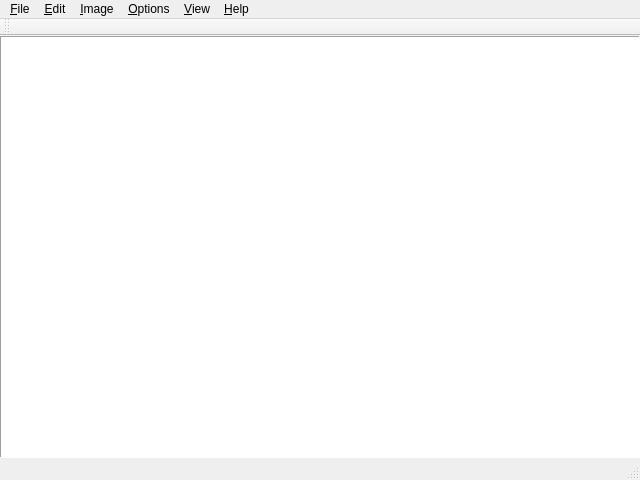
<?xml version="1.0" encoding="UTF-8"?>
<ui version="4.0">
 <class>MainWindow</class>
 <widget class="QMainWindow" name="MainWindow">
  <property name="geometry">
   <rect>
    <x>0</x>
    <y>0</y>
    <width>640</width>
    <height>480</height>
   </rect>
  </property>
  <property name="minimumSize">
   <size>
    <width>0</width>
    <height>0</height>
   </size>
  </property>
  <property name="windowTitle">
   <string>ClassicImageViewer</string>
  </property>
  <property name="windowIcon">
   <iconset resource="../resources/res.qrc">
    <normaloff>:/pixmaps/pixmaps/logo.png</normaloff>:/pixmaps/pixmaps/logo.png</iconset>
  </property>
  <widget class="QWidget" name="centralWidget">
   <layout class="QVBoxLayout" name="verticalLayout">
    <property name="leftMargin">
     <number>0</number>
    </property>
    <property name="topMargin">
     <number>0</number>
    </property>
    <property name="rightMargin">
     <number>0</number>
    </property>
    <property name="bottomMargin">
     <number>0</number>
    </property>
    <item>
     <widget class="DisplayWidget" name="displayWidget">
      <property name="frameShape">
       <enum>QFrame::Panel</enum>
      </property>
     </widget>
    </item>
   </layout>
  </widget>
  <widget class="QMenuBar" name="menuBar">
   <property name="geometry">
    <rect>
     <x>0</x>
     <y>0</y>
     <width>640</width>
     <height>21</height>
    </rect>
   </property>
   <property name="nativeMenuBar">
    <bool>false</bool>
   </property>
   <widget class="QMenu" name="menuFile">
    <property name="title">
     <string>&amp;File</string>
    </property>
   </widget>
   <widget class="QMenu" name="menuEdit">
    <property name="title">
     <string>&amp;Edit</string>
    </property>
   </widget>
   <widget class="QMenu" name="menuImage">
    <property name="title">
     <string>&amp;Image</string>
    </property>
   </widget>
   <widget class="QMenu" name="menuOptions">
    <property name="title">
     <string>&amp;Options</string>
    </property>
   </widget>
   <widget class="QMenu" name="menuView">
    <property name="title">
     <string>&amp;View</string>
    </property>
   </widget>
   <widget class="QMenu" name="menuHelp">
    <property name="title">
     <string>&amp;Help</string>
    </property>
   </widget>
   <addaction name="menuFile"/>
   <addaction name="menuEdit"/>
   <addaction name="menuImage"/>
   <addaction name="menuOptions"/>
   <addaction name="menuView"/>
   <addaction name="menuHelp"/>
  </widget>
  <widget class="QToolBar" name="toolBar">
   <property name="enabled">
    <bool>true</bool>
   </property>
   <property name="minimumSize">
    <size>
     <width>0</width>
     <height>0</height>
    </size>
   </property>
   <property name="movable">
    <bool>true</bool>
   </property>
   <property name="allowedAreas">
    <set>Qt::BottomToolBarArea|Qt::TopToolBarArea</set>
   </property>
   <property name="iconSize">
    <size>
     <width>24</width>
     <height>24</height>
    </size>
   </property>
   <property name="floatable">
    <bool>false</bool>
   </property>
   <attribute name="toolBarArea">
    <enum>TopToolBarArea</enum>
   </attribute>
   <attribute name="toolBarBreak">
    <bool>false</bool>
   </attribute>
  </widget>
  <widget class="QStatusBar" name="statusBar"/>
 </widget>
 <layoutdefault spacing="6" margin="11"/>
 <customwidgets>
  <customwidget>
   <class>DisplayWidget</class>
   <extends>QGraphicsView</extends>
   <header>widgets/displaywidget.h</header>
  </customwidget>
 </customwidgets>
 <resources>
  <include location="../resources/res.qrc"/>
 </resources>
 <connections/>
</ui>
